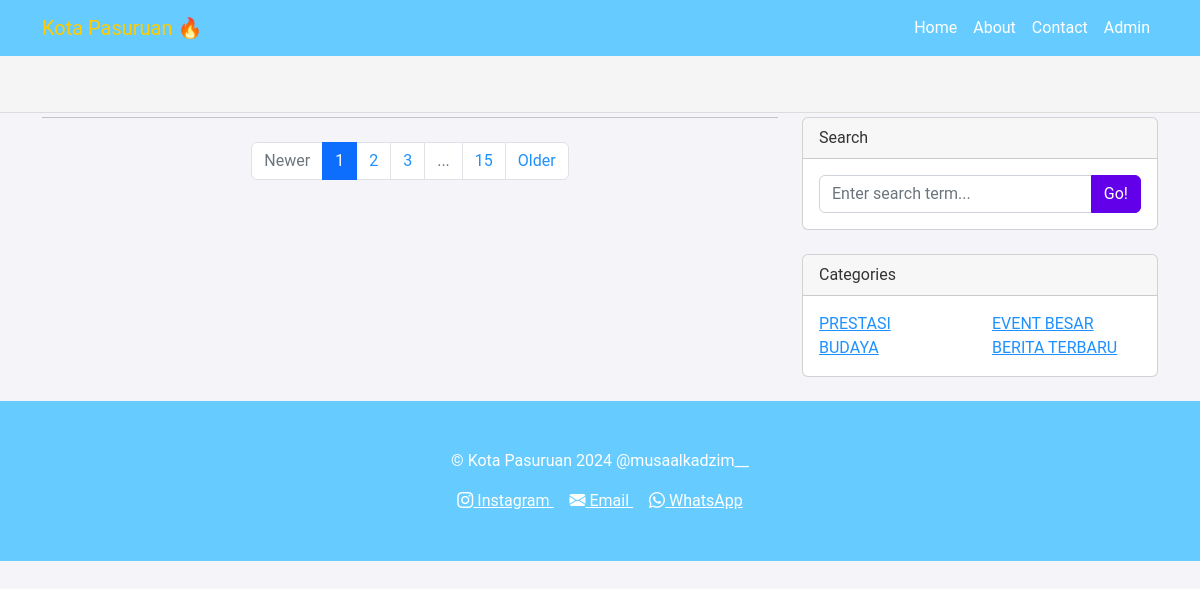
The app's page /UserController/category.php with its own data.
### tables this page shows
CREATE TABLE `kategori` (
  `id_kategori` int(11) NOT NULL,
  `nama_kategori` varchar(100) DEFAULT NULL,
  `keterangan` text DEFAULT NULL
);

### UserController/category.php (the view, shortened to what this page needs)
<?php
include '../connection.php';
$query_categories = "SELECT * FROM kategori";
$result_categories = $conn->query($query_categories);
$categories = [];
if ($result_categories->num_rows > 0) {
    while ($row = $result_categories->fetch_assoc()) {
        $categories[] = $row;
    }
}
?>
<!DOCTYPE html>
<html lang="en">
<head>
    <link href="css/styles.css" rel="stylesheet" />
    <link href="https://cdn.jsdelivr.net/npm/bootstrap-icons/font/bootstrap-icons.css" rel="stylesheet">
</head>
<body>
    <nav class="navbar navbar-expand-lg navbar-dark" style="background-color:#66CCFF;">
        <div class="container">
            <a class="navbar-brand" href="bloghome.php">Kota Pasuruan 🔥</a>
            <div class="collapse navbar-collapse" id="navbarSupportedContent">
                <ul class="navbar-nav ms-auto mb-2 mb-lg-0">
                    <li class="nav-item"><a class="nav-link" href="bloghome.php">Home</a></li>
                    <li class="nav-item"><a class="nav-link" href="about.php">About</a></li>
                    <li class="nav-item"><a class="nav-link" href="contact.php">Contact</a></li>
                    <li class="nav-item"><a class="nav-link" href="../AdminController/login.php">Admin</a></li>
                </ul>
            </div>
        </div>
    </nav>
    <header class="py-1 bg-light border-bottom mb-1">
    </header>
    <div class="container">
        <div class="row">
            <div class="col-lg-8">
                <nav aria-label="Pagination">
                    <hr class="my-0" />
                    <ul class="pagination justify-content-center my-4">
                        <li class="page-item disabled"><a class="page-link" href="#" tabindex="-1"
                                aria-disabled="true">Newer</a></li>
                        <li class="page-item active" aria-current="page"><a class="page-link" href="#!">1</a></li>
                        <li class="page-item"><a class="page-link" href="#!">2</a></li>
                        <li class="page-item"><a class="page-link" href="#!">3</a></li>
                        <li class="page-item disabled"><a class="page-link" href="#!">...</a></li>
                        <li class="page-item"><a class="page-link" href="#!">15</a></li>
                        <li class="page-item"><a class="page-link" href="#!">Older</a></li>
                    </ul>
                </nav>
            </div>
            <div class="col-lg-4">
                <div class="card mb-4">
                    <div class="card-header">Search</div>
                    <div class="card-body">
                        <div class="input-group">
                            <input class="form-control" type="text" placeholder="Enter search term..."
                                aria-label="Enter search term..." aria-describedby="button-search" />
                            <button class="btn btn-primary" id="button-search" type="button">Go!</button>
                        </div>
                    </div>
                </div>
                <div class="card mb-4">
                    <div class="card-header">Categories</div>
                    <div class="card-body">
                        <div class="row">
                            <?php foreach ($categories as $category) : ?>
                                <div class="col-sm-6">
                                    <ul class="list-unstyled mb-0">
                                        <li><a href="category.php?id=<?= $category['id_kategori'] ?>"><?= htmlspecialchars($category['nama_kategori']) ?></a></li>
                                    </ul>
                                </div>
                            <?php endforeach; ?>
                        </div>
                    </div>
                </div>
            </div>
        </div>
    </div>
    <footer class="py-5" style="background-color: #66CCFF;">
    <div class="container text-center text-white">
        <p class="m-0">&copy; Kota Pasuruan 2024 @musaalkadzim__</p>
        <div class="mt-3">
            <a href="https://www.instagram.com/musaalkadzim__?igsh=bzluOXgyazZxYWEz" target="_blank" class="text-white me-3">
                <i class="bi bi-instagram"></i> Instagram
            </a>
            <a href="mailto:musaalkadzim567@gmail.com" class="text-white me-3">
                <i class="bi bi-envelope-fill"></i> Email
            </a>
            <a href="https://wa.me/6281259654543" target="_blank" class="text-white">
                <i class="bi bi-whatsapp"></i> WhatsApp
            </a>
        </div>
    </div>
</footer>
</body>
</html>

### records on screen
kategori: nama_kategori "PRESTASI"
kategori: nama_kategori "EVENT BESAR"
kategori: nama_kategori "BUDAYA"
kategori: nama_kategori "BERITA TERBARU"
